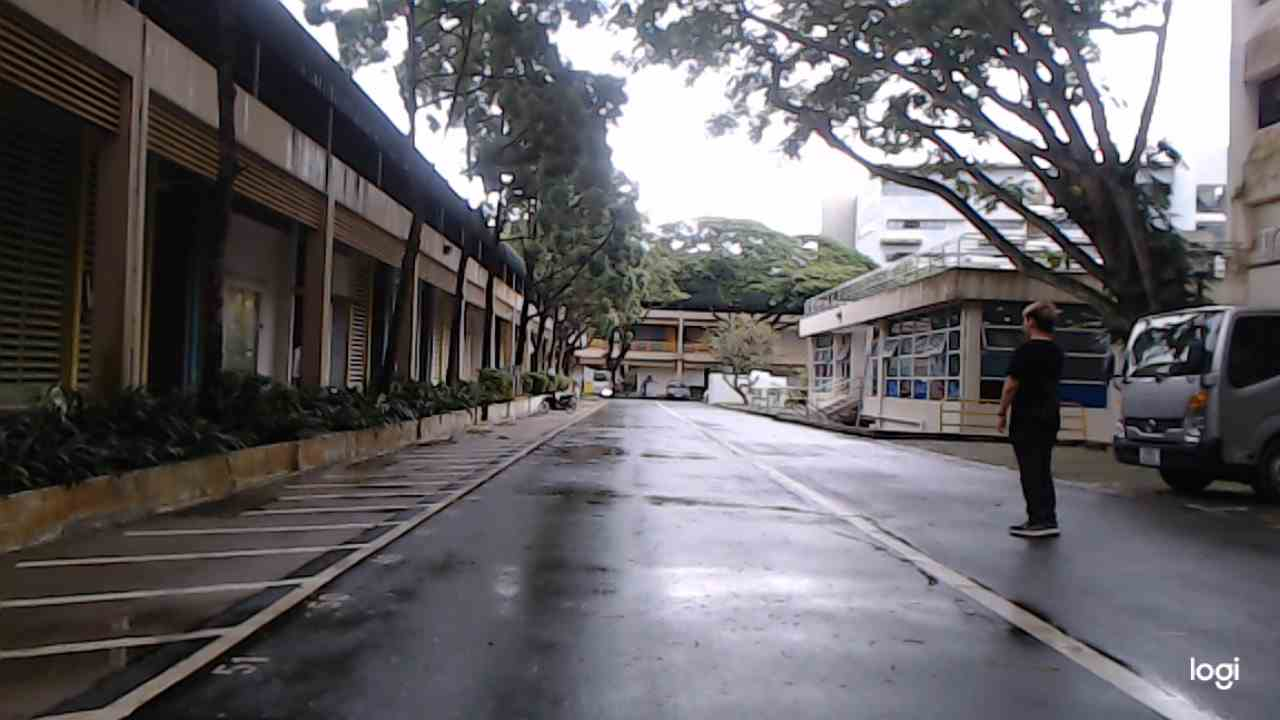
#> input picture lane/(720).jpg, 1280 x 720 px
$ python measure.py
#> lines starting #> are read from the running program, lines starting #| are printed output that depends on the picture
#> further down, image is the input picture: shape (720, 1280, 3); mean B, G, R 102, 98.5, 101.4
import cv2
import matplotlib.pyplot as plt
import numpy as np


def canny(image):
    gray=cv2.cvtColor(lane_image,cv2.COLOR_RGB2GRAY)
    blur=cv2.GaussianBlur(gray,(5,5),0)
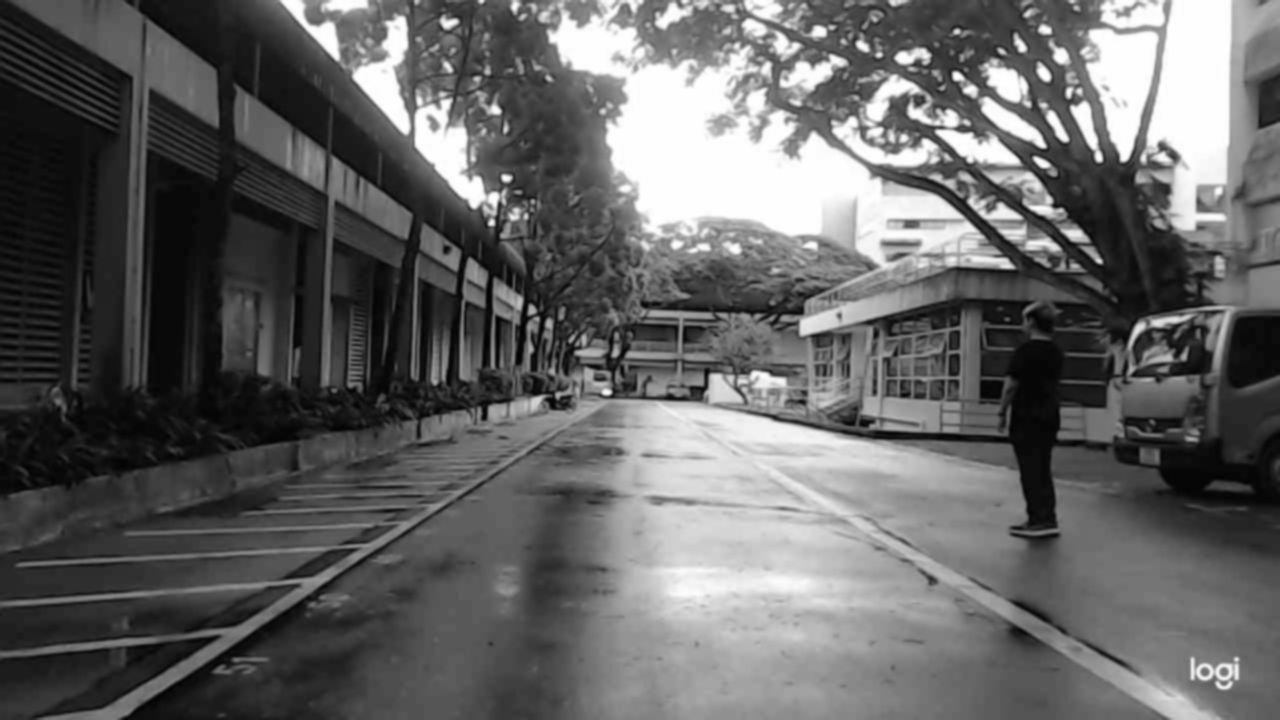
#> blur: shape (720, 1280); min 1, max 255, mean 99.9
    canny=cv2.Canny(blur,100,200)#change ratio to outline defferent amounts of objects
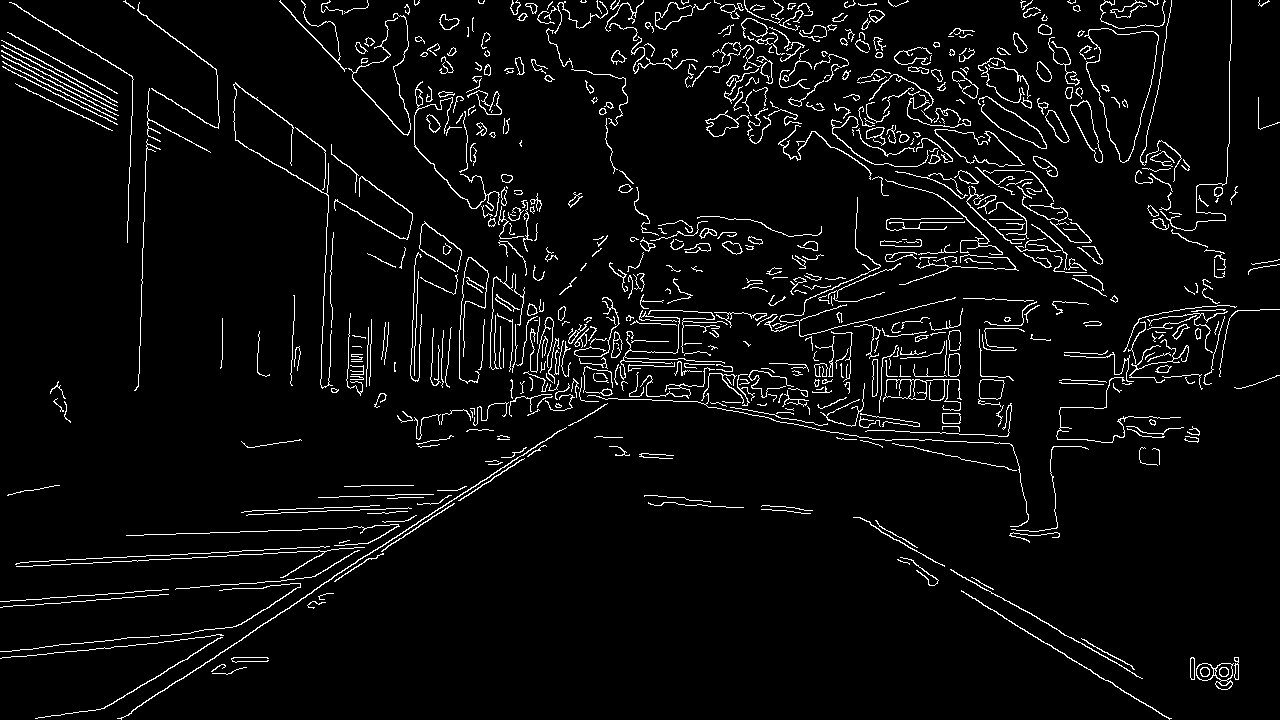
#> canny: shape (720, 1280); 4.7% white in thin lines or dots
    return canny

image = cv2.imread('(720).jpg')
lane_image=np.copy(image)
canny=canny(lane_image)
plt.imshow(canny)
plt.show()

$ run again, with lane/(1080).jpg copied over lane/(720).jpg
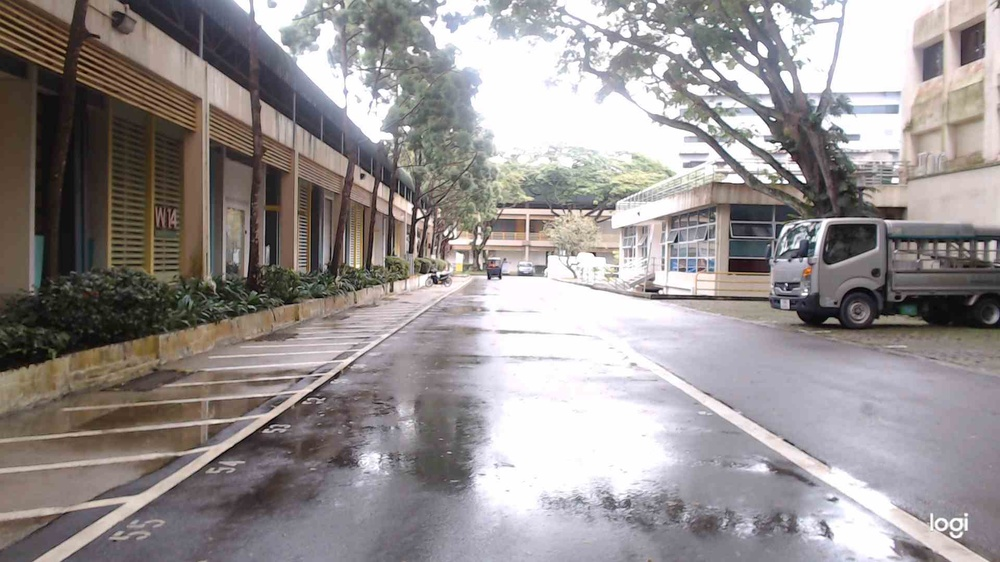
#> input picture lane/(1080).jpg, 1000 x 562 px, shrunk from 1920 x 1080 before the run
#> image is the input picture: shape (562, 1000, 3); mean B, G, R 145, 145.3, 151.1
#> in canny, `gray=cv2.cvtColor(lane_image,cv2.COLOR_RGB2GRAY)`:
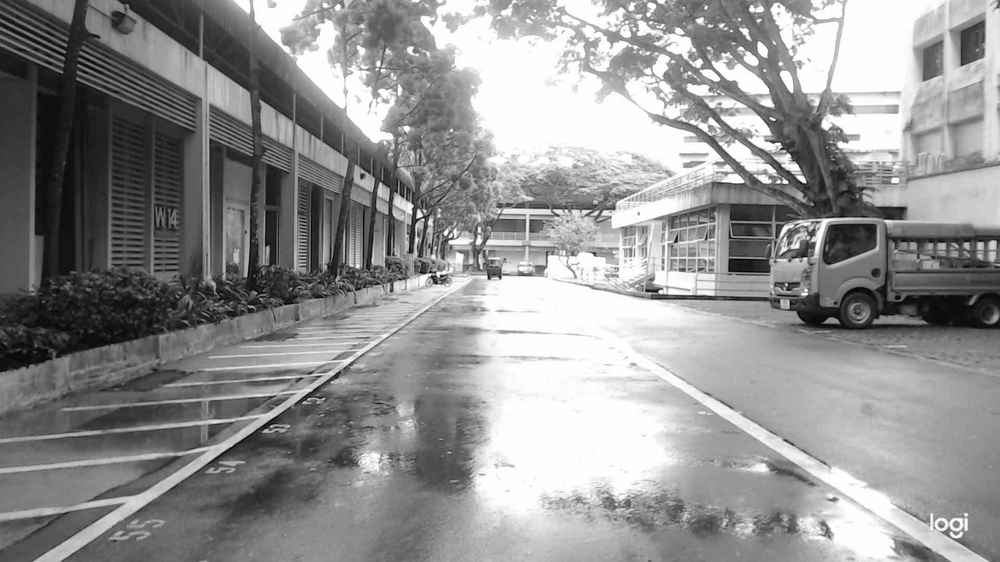
#> gray: shape (562, 1000); min 0, max 255, mean 145.9
#> in canny, `canny=cv2.Canny(blur,100,200)#change ratio to outline defferent amount..`:
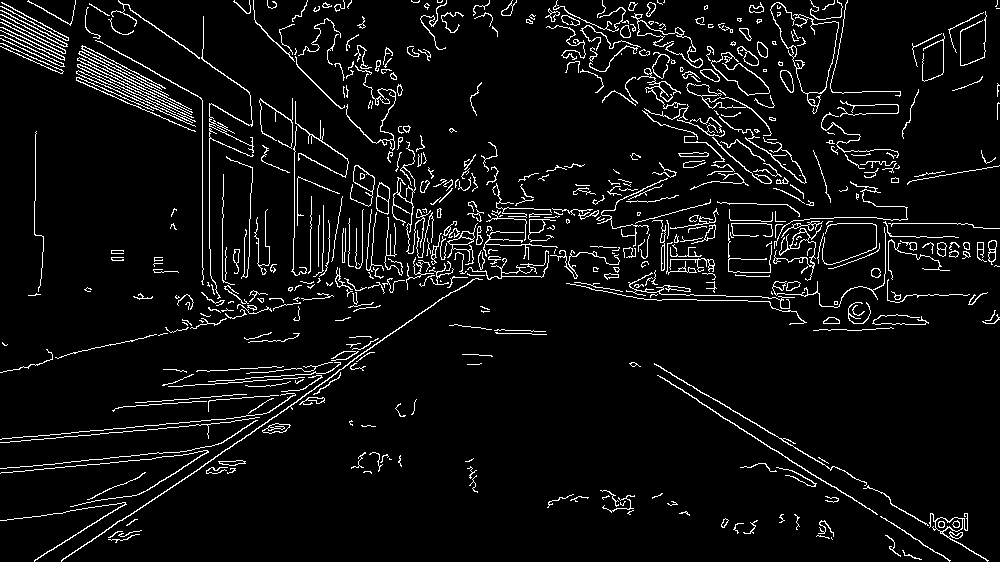
#> canny: shape (562, 1000); 5.9% white in thin lines or dots

$ run again, with lane/test_image.jpg copied over lane/(720).jpg
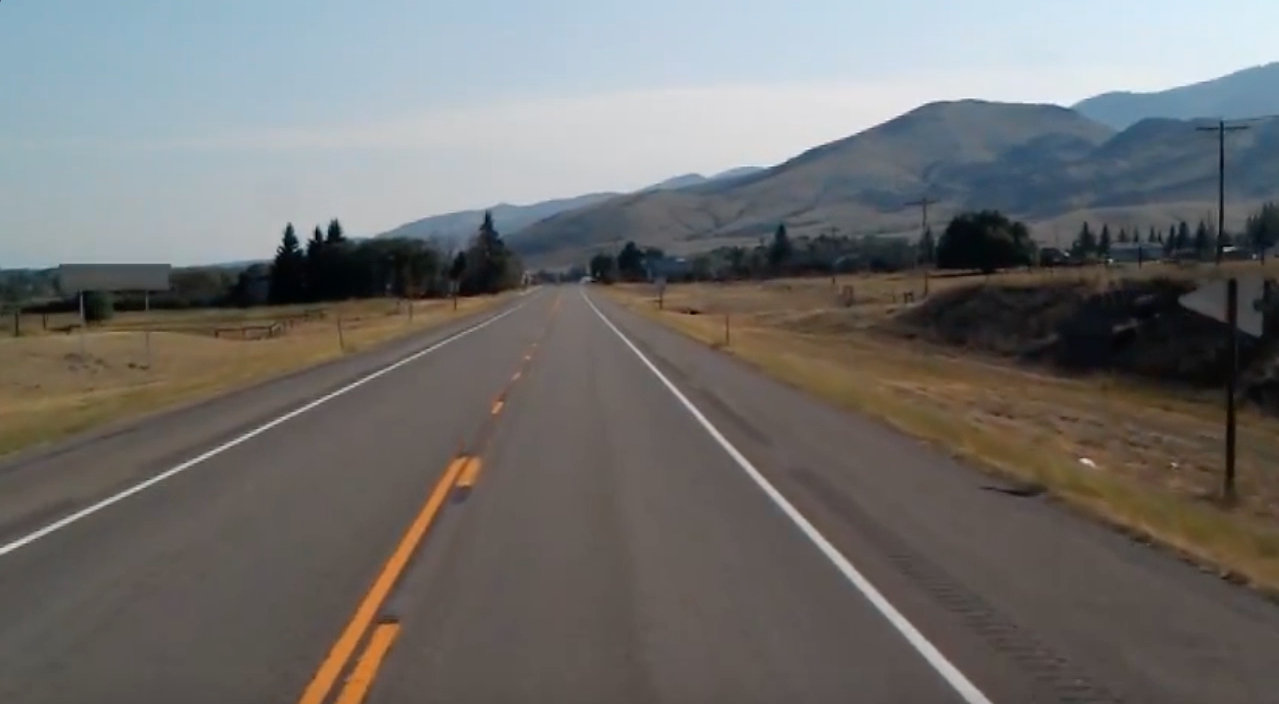
#> input picture lane/test_image.jpg, 1279 x 704 px
#> image is the input picture: shape (704, 1279, 3); mean B, G, R 109.7, 111.3, 112.3
#> in canny, `gray=cv2.cvtColor(lane_image,cv2.COLOR_RGB2GRAY)`:
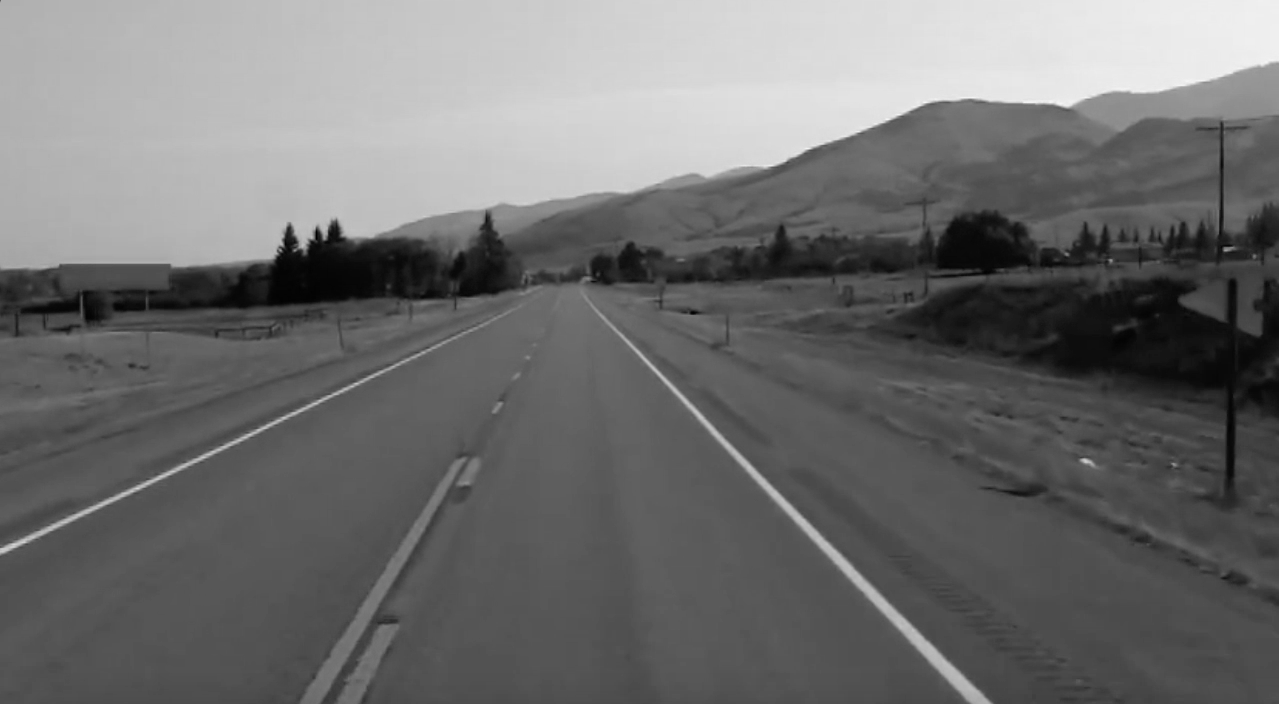
#> gray: shape (704, 1279); min 0, max 246, mean 110.9
#> in canny, `canny=cv2.Canny(blur,100,200)#change ratio to outline defferent amount..`:
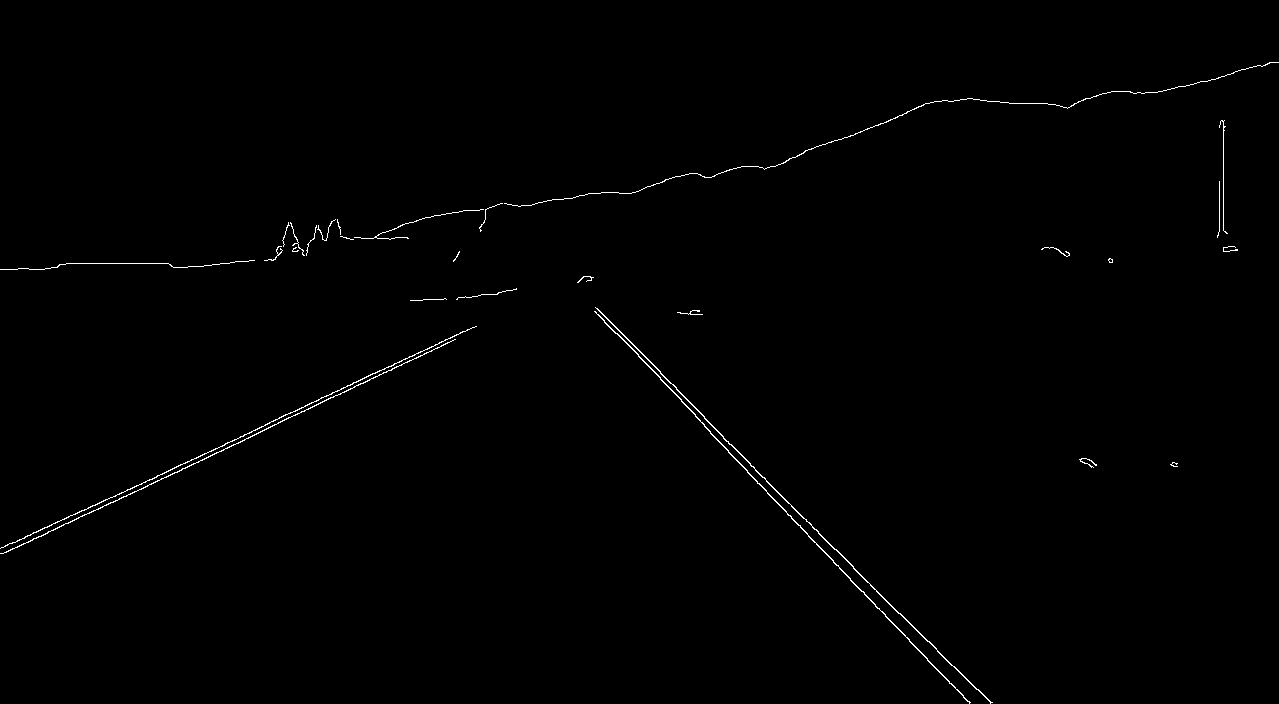
#> canny: shape (704, 1279); 0.54% white in thin lines or dots
